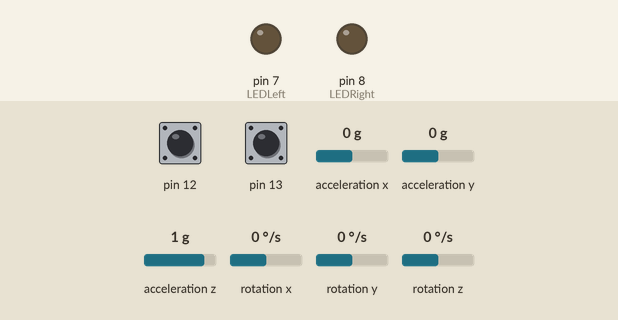
Bench run of a sketch on a simulated Arduino Uno, built with avr-gcc and run on an emulated ATmega328P. Shown: output pins drawn as LEDs (lit = HIGH). Wiring (inferred from the names in the program): MPU-6050 motion sensor at I2C address 0x68. Dashed ring = blinking. The inputs (shaded band) are chosen by the test bench; at power-on: pin 12 HIGH, pin 13 HIGH, acceleration x 0 g, acceleration y 0 g, acceleration z 1 g, rotation x 0 °/s, rotation y 0 °/s, rotation z 0 °/s. What the sketch prints to the serial monitor is not drawn.

Above: at 1.2 s.
1.3 s: pin 12 pulled LOW for 3.2 s
At 4.9 s:
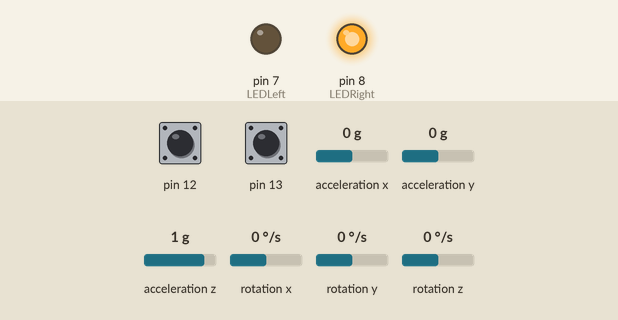
6.0 s: pin 13 pulled LOW for 3.2 s
11.0 s: pin 12 pulled LOW for 0.15 s
At 14.0 s:
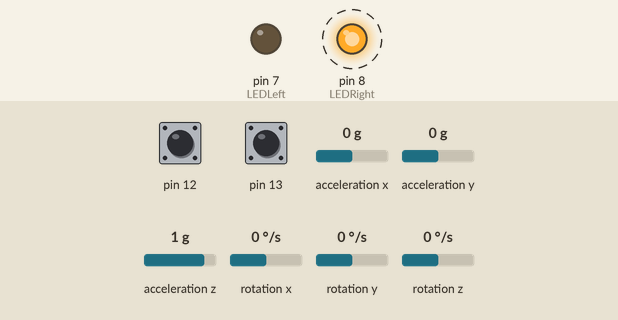
14.1 s: pin 12 pulled LOW for 1 s
Timing chart, 0 to 19.1 s (numbered marks = the images above; inputs shaded):
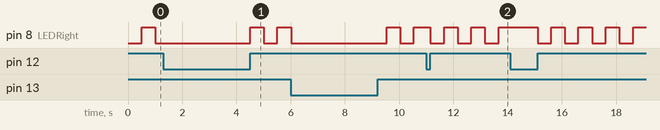

The sketch:

LED.ino
```cpp
#include<Wire.h>

#define MPU6050_AXOFFSET 0
#define MPU6050_AYOFFSET 0
#define MPU6050_AZOFFSET 0
#define MPU6050_GXOFFSET 0
#define MPU6050_GYOFFSET 0
#define MPU6050_GZOFFSET 0


long sampling_timer;
const int MPU_addr=0x68;  // I2C address of the MPU-6050

int16_t AcX,AcY,AcZ,Tmp,GyX,GyY,GyZ; // Raw data of MPU6050
int16_t AcXi,AcYi,AcZi,GyXi,GyYi,GyZi;
float GAcX, GAcY, GAcZ; // Convert accelerometer to gravity value
float Cal_GyX,Cal_GyY,Cal_GyZ; // Pitch, Roll & Yaw of Gyroscope applied time factor
float acc_pitch, acc_roll, acc_yaw; // Pitch, Roll & Yaw from Accelerometer
float angle_pitch, angle_roll, angle_yaw; // Angle of Pitch, Roll, & Yaw
float alpha = 0.96; // Complementary constant
unsigned long cur = 0;
unsigned long pre = 0;
unsigned long pre2 = 0;
bool LLed = 0;
bool RLed = 0;
int LEDLeft = 7;
int LEDRight = 8;

float flashtime = 0.5; // [sec]
float inittime = 2; // [sec]
float fitchlimit = 4;
float fsrange = 8192.0;

void setup(){
    Wire.begin();

    init_MPU6050();

    Serial.begin(115200);
    pre = millis();
    pre2 = millis();

    Wire.beginTransmission(MPU_addr);
    Wire.write(0x3B);  // starting with register 0x3B (ACCEL_XOUT_H)
    Wire.endTransmission(false);
    Wire.requestFrom(MPU_addr,14,true);  // request a total of 14 registers
    AcXi=Wire.read()<<8|Wire.read();  // 0x3B (ACCEL_XOUT_H) & 0x3C (ACCEL_XOUT_L)
    AcYi=Wire.read()<<8|Wire.read();  // 0x3D (ACCEL_YOUT_H) & 0x3E (ACCEL_YOUT_L)
    AcZi=Wire.read()<<8|Wire.read();  // 0x3F (ACCEL_ZOUT_H) & 0x40 (ACCEL_ZOUT_L)
    Tmp=Wire.read()<<8|Wire.read();  // 0x41 (TEMP_OUT_H) & 0x42 (TEMP_OUT_L)
    GyXi=Wire.read()<<8|Wire.read();  // 0x43 (GYRO_XOUT_H) & 0x44 (GYRO_XOUT_L)
    GyYi=Wire.read()<<8|Wire.read();  // 0x45 (GYRO_YOUT_H) & 0x46 (GYRO_YOUT_L)
    GyZi=Wire.read()<<8|Wire.read();  // 0x47 (GYRO_ZOUT_H) & 0x48 (GYRO_ZOUT_L)

    pinMode(12, INPUT_PULLUP);
    pinMode(13, INPUT_PULLUP);
    pinMode(LEDLeft, OUTPUT);
    pinMode(LEDRight, OUTPUT);
}

void loop(){
    cur = millis();
    // Read raw data of MPU6050
    Wire.beginTransmission(MPU_addr);
    Wire.write(0x3B);  // starting with register 0x3B (ACCEL_XOUT_H)
    Wire.endTransmission(false);
    Wire.requestFrom(MPU_addr,14,true);  // request a total of 14 registers
    AcX=Wire.read()<<8|Wire.read();  // 0x3B (ACCEL_XOUT_H) & 0x3C (ACCEL_XOUT_L)
    AcY=Wire.read()<<8|Wire.read();  // 0x3D (ACCEL_YOUT_H) & 0x3E (ACCEL_YOUT_L)
    AcZ=Wire.read()<<8|Wire.read();  // 0x3F (ACCEL_ZOUT_H) & 0x40 (ACCEL_ZOUT_L)
    Tmp=Wire.read()<<8|Wire.read();  // 0x41 (TEMP_OUT_H) & 0x42 (TEMP_OUT_L)
    GyX=Wire.read()<<8|Wire.read();  // 0x43 (GYRO_XOUT_H) & 0x44 (GYRO_XOUT_L)
    GyY=Wire.read()<<8|Wire.read();  // 0x45 (GYRO_YOUT_H) & 0x46 (GYRO_YOUT_L)
    GyZ=Wire.read()<<8|Wire.read();  // 0x47 (GYRO_ZOUT_H) & 0x48 (GYRO_ZOUT_L)

    /*/ Raw data of accelerometer corrected by offset value
    AcX -= AcXi;//MPU6050_AXOFFSET;
    AcY -= AcYi;//MPU6050_AYOFFSET;
    AcZ -= AcZi;//MPU6050_AZOFFSET;
    GyX -= GyXi;
    GyY -= GyYi;
    GyZ -= GyZi;
    /*/

    // Convert accelerometer to gravity value
    GAcX = (float) AcX / fsrange;
    GAcY = (float) AcY / fsrange;
    GAcZ = (float) AcZ / fsrange;

    // Calculate Pitch, Roll & Yaw from Accelerometer value
    // Reference are
    // https://engineering.stackexchange.com/questions/3348/calculating-pitch-yaw-and-roll-from-mag-acc-and-gyro-data
    // https://www.dfrobot.com/wiki/index.php/How_to_Use_a_Three-Axis_Accelerometer_for_Tilt_Sensing
    acc_pitch = atan ((GAcY - (float)AcYi/fsrange) / sqrt(GAcX * GAcX + GAcZ * GAcZ)) * 57.29577951; // 180 / PI = 57.29577951
    acc_roll = - atan ((GAcX - (float)AcXi/fsrange) / sqrt(GAcY * GAcY + GAcZ * GAcZ)) * 57.29577951;
    //acc_yaw = atan ((GAcZ - (float)MPU6050_AZOFFSET/fsrange) / sqrt(GAcX * GAcX + GAcZ * GAcZ)) * 57.29577951;
    acc_yaw = atan (sqrt(GAcX * GAcX + GAcZ * GAcZ) / (GAcZ - (float)AcZi/fsrange)) * 57.29577951;

    // Calculate Pitch, Roll & Yaw from Gyroscope value reflected cumulative time factor
    Cal_GyX += (float)(GyX - GyXi) * 0.000244140625; // 2^15 / 2000 = 16.384, 250Hz, 1 /(250Hz * 16.384LSB)
    Cal_GyY += (float)(GyY - GyYi) * 0.000244140625; // 2^15 / 2000 = 16.384, 250Hz, 1 /(250Hz * 16.384LSB)
    Cal_GyZ += (float)(GyZ - GyZi) * 0.000244140625; // 2^15 / 2000 = 16.384, 250Hz, 1 /(250Hz * 16.384LSB)

    // Calculate Pitch, Roll & Yaw by Complementary Filter
    // Reference is http://www.geekmomprojects.com/gyroscopes-and-accelerometers-on-a-chip/
    // Filtered Angle = α × (Gyroscope Angle) + (1 − α) × (Accelerometer Angle)
    // where α = τ/(τ + Δt)   and   (Gyroscope Angle) = (Last Measured Filtered Angle) + ω×Δt
    // Δt = sampling rate, τ = time constant greater than timescale of typical accelerometer noise
    angle_pitch = alpha * (((float)(GyX - GyXi) * 0.000244140625) + angle_pitch) + (1 - alpha) * acc_pitch;
    angle_roll = alpha * (((float)(GyY - GyYi) * 0.000244140625) + angle_roll) + (1 - alpha) * acc_roll;
    angle_yaw += (float)(GyZ - GyZi) * 0.000244140625; // Accelerometer doesn't have yaw value

    // Print raw of accelerometer & gyroscope reflected cumulative time factor
    //  Serial.print("AcX = "); Serial.print(AcX);
    //  Serial.print(" | AcY = "); Serial.print(AcY);
    //  Serial.print(" | AcZ = "); Serial.println(AcZ);
    //  Serial.print(" | Tmp = "); Serial.print(Tmp/340.00+36.53);  //equation for temperature in degrees C from datasheet
    //  Serial.print(" | Cal_GyX = "); Serial.print(Cal_GyX);
    //  Serial.print(" | Cal_GyY = "); Serial.print(Cal_GyY);
    //  Serial.print(" | Cal_GyZ = "); Serial.println(Cal_GyZ);

    // Print calculated value of Pitch, Roll & Yaw from Accelerometer value
    //  Serial.print(" | acc_pitch = "); Serial.print(acc_pitch);
    //  Serial.print(" | acc_roll = "); Serial.print(acc_roll);
    //  Serial.print(" | acc_yaw = "); Serial.println(acc_yaw);

    // Print value of Pitch, Roll & Yaw reflected Complementary Filter
//    Serial.print(cur);
//    Serial.print(" | angle_yaw = "); Serial.print(angle_yaw);
//    Serial.print("\t | angle_pitch = ");Serial.print(angle_pitch);
//    Serial.print("\t | angle_roll = "); Serial.println(angle_roll);

    Serial.print(" | Switch = ");
    if(digitalRead(12)==0&&digitalRead(13)==0){
      Serial.print("L");
    }
    else if(digitalRead(12)==1&&digitalRead(13)==0){
      Serial.print("N");
    }
    else if(digitalRead(12)==1&&digitalRead(13)==1){
      Serial.print("R");
    }
    Serial.print(" | angle_pitch = ");Serial.print(angle_pitch);
    //Serial.print(" | angle_roll = "); Serial.print(angle_roll);
    //Serial.print(" | angle = "); Serial.print(angle_yaw);

    if(angle_pitch>-fitchlimit && angle_pitch<fitchlimit) pre2 = cur;

    if(digitalRead(12)==0&&digitalRead(13)==0){ //Switch L
        RLed = 0;
        digitalWrite(LEDRight, LOW);
        if(cur - pre > flashtime*1000){
            pre=cur;
            if (LLed==0) {
                LLed = 1;
                digitalWrite(LEDLeft, HIGH);
            }
            else {
                LLed = 0;
                digitalWrite(LEDLeft, LOW);
            }
        }
    }

    else if(digitalRead(12)==1&&digitalRead(13)==0){ //Switch N
        if(cur - pre > flashtime*1000){
            pre=cur;
            if(angle_pitch>fitchlimit && cur - pre2 > inittime*1000){ //Sensor R
                LLed = 0;
                digitalWrite(LEDLeft, LOW);
                if (RLed==0) {
                    RLed = 1;
                    digitalWrite(LEDRight, HIGH);
                }
                else {
                    RLed = 0;
                    digitalWrite(LEDRight, LOW);
                }
            }
            else if(angle_pitch<-fitchlimit && cur - pre2 > inittime*1000){ //Sensor L
                RLed = 0;
                digitalWrite(LEDRight, LOW);
                if (LLed==0) {
                    LLed = 1;
                    digitalWrite(LEDLeft, HIGH);
                }
                else {
                    LLed = 0;
                    digitalWrite(LEDLeft, LOW);
                }
            }
            else{ //LED OFF
                LLed = 0;
                RLed = 0;
                digitalWrite(LEDLeft, LOW);
                digitalWrite(LEDRight, LOW);
            }
        }
    }

    else if(digitalRead(12)==1&&digitalRead(13)==1){ //Switch R
        LLed = 0;
        digitalWrite(LEDLeft, LOW);
        if(cur - pre > flashtime*1000){
            pre=cur;
            if (RLed==0) {
                RLed = 1;
                digitalWrite(LEDRight, HIGH);
            }
            else {
                RLed = 0;
                digitalWrite(LEDRight, LOW);
            }
        }
    }


    Serial.print(" | LLed = ");Serial.print(LLed);
    Serial.print(" | RLed = ");Serial.println(RLed);

    // Sampling Timer
    //while(micros() - sampling_timer < 100000); //
    //sampling_timer = micros(); //Reset the sampling timer

}

void init_MPU6050(){
    //MPU6050 Initializing & Reset
    Wire.beginTransmission(MPU_addr);
    Wire.write(0x6B);  // PWR_MGMT_1 register
    Wire.write(0);     // set to zero (wakes up the MPU-6050)
    Wire.endTransmission(true);

    //MPU6050 Clock Type
    Wire.beginTransmission(MPU_addr);
    Wire.write(0x6B);  // PWR_MGMT_1 register
    Wire.write(0x03);     // Selection Clock 'PLL with Z axis gyroscope reference'
    Wire.endTransmission(true);

    //MPU6050 Gyroscope Configuration Setting
    Wire.beginTransmission(MPU_addr);
    Wire.write(0x1B);  // Gyroscope Configuration register
    //Wire.write(0x00);     // FS_SEL=0, Full Scale Range = +/- 250 [degree/sec]
    Wire.write(0x08);     // FS_SEL=1, Full Scale Range = +/- 500 [degree/sec]
    //Wire.write(0x10);     // FS_SEL=2, Full Scale Range = +/- 1000 [degree/sec]
    //Wire.write(0x18);     // FS_SEL=3, Full Scale Range = +/- 2000 [degree/sec]
    Wire.endTransmission(true);

    //MPU6050 Accelerometer Configuration Setting
    Wire.beginTransmission(MPU_addr);
    Wire.write(0x1C);  // Accelerometer Configuration register
    Wire.write(0x00);     // AFS_SEL=0, Full Scale Range = +/- 2 [g]
    //Wire.write(0x08);     // AFS_SEL=1, Full Scale Range = +/- 4 [g]
    //Wire.write(0x10);     // AFS_SEL=2, Full Scale Range = +/- 8 [g]
    //Wire.write(0x18);     // AFS_SEL=3, Full Scale Range = +/- 10 [g]
    Wire.endTransmission(true);

    //MPU6050 DLPF(Digital Low Pass Filter)
    Wire.beginTransmission(MPU_addr);
    Wire.write(0x1A);  // DLPF_CFG register
    Wire.write(0x00);     // Accel BW 260Hz, Delay 0ms / Gyro BW 256Hz, Delay 0.98ms, Fs 8KHz
    //Wire.write(0x01);     // Accel BW 184Hz, Delay 2ms / Gyro BW 188Hz, Delay 1.9ms, Fs 1KHz
    //Wire.write(0x02);     // Accel BW 94Hz, Delay 3ms / Gyro BW 98Hz, Delay 2.8ms, Fs 1KHz
    //Wire.write(0x03);     // Accel BW 44Hz, Delay 4.9ms / Gyro BW 42Hz, Delay 4.8ms, Fs 1KHz
    //Wire.write(0x04);     // Accel BW 21Hz, Delay 8.5ms / Gyro BW 20Hz, Delay 8.3ms, Fs 1KHz
    //Wire.write(0x05);     // Accel BW 10Hz, Delay 13.8ms / Gyro BW 10Hz, Delay 13.4ms, Fs 1KHz
    //Wire.write(0x06);     // Accel BW 5Hz, Delay 19ms / Gyro BW 5Hz, Delay 18.6ms, Fs 1KHz
    Wire.endTransmission(true);
}
```

Measured:
- by itself, pin 8 (LEDRight): alternates HIGH for 0.50 s and LOW for 0.50 s
